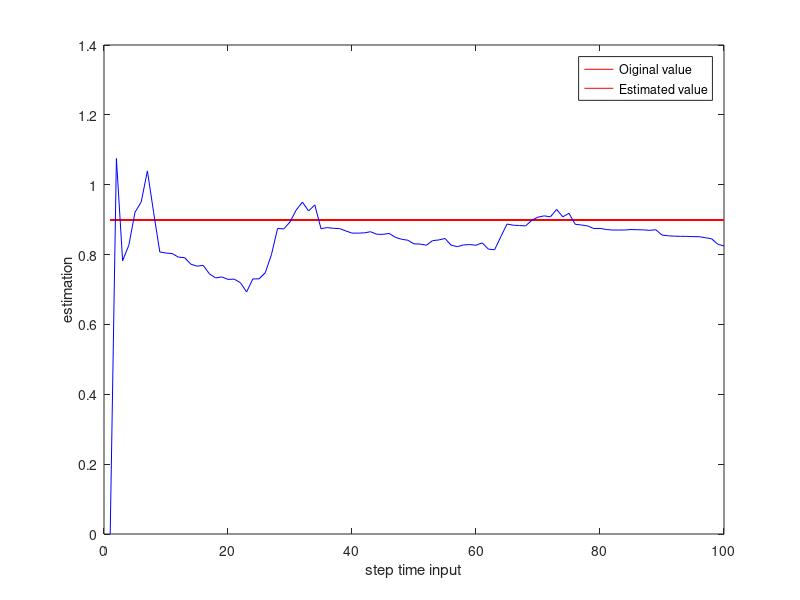

This figure's MATLAB source:
%Name : Anand Sundaresan
%Problem1
clc;
close all;
clear all;
%Initalization
fi_value = 0.9;
q = [ 1 0 ; 0 0.0001];
 time_taken = 100;
 x = 1;
 P = eye(2);
 x_hat = [0 0]';
 x_hatarr = [];
 t = 1;
 
 while t <= 100
     x = fi_value*x +sqrt(q(1,1))*randn;
     y = x;
     
     F = [x_hat(2) x_hat(1) ; 0 1];
     P = F*P*F' + q;
     x_hat(1) = x_hat(2)*x_hat(1);
     x_hat(2) = x_hat(2);
     
     H = [1 0];
     K = P*H'*inv(H*P*H');
     x_hat = x_hat+K*(y-x_hat(1));
     P = (eye(2)-K*H)*P;
     x_hatarr = [x_hatarr x_hat];
     t = t + 1;
 end
 t = 1:100;
 figure;
 plot(t,fi_value*ones(100),'r',t,x_hatarr(2,:),'b');
 legend('Oiginal value','Estimated value');
 xlabel('step time input');
 ylabel('estimation');
 
 
     